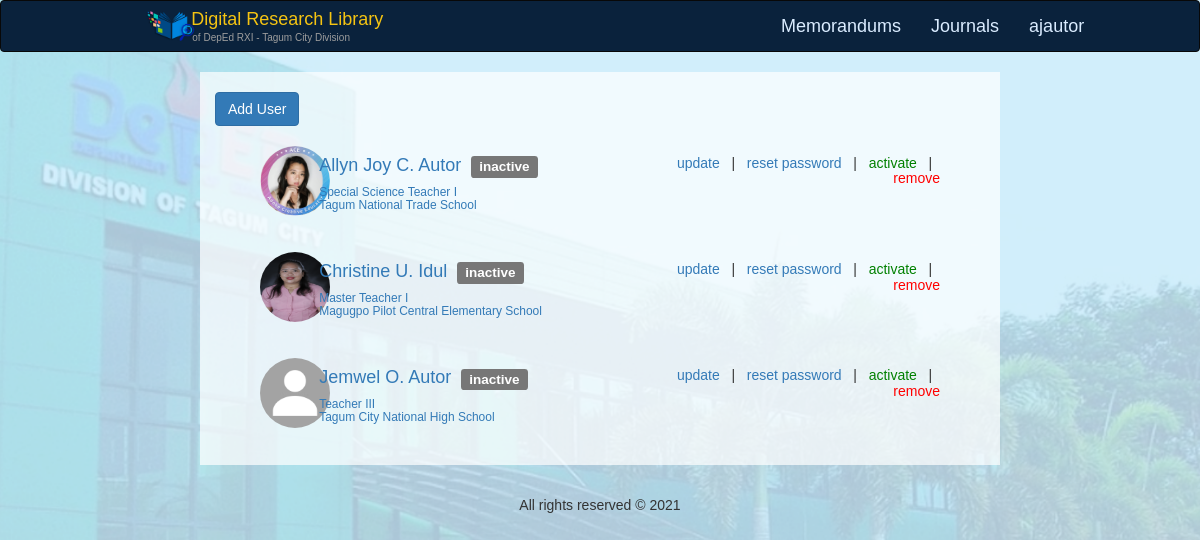
Before: /pages/user_list.php (signed in) with the older database file.
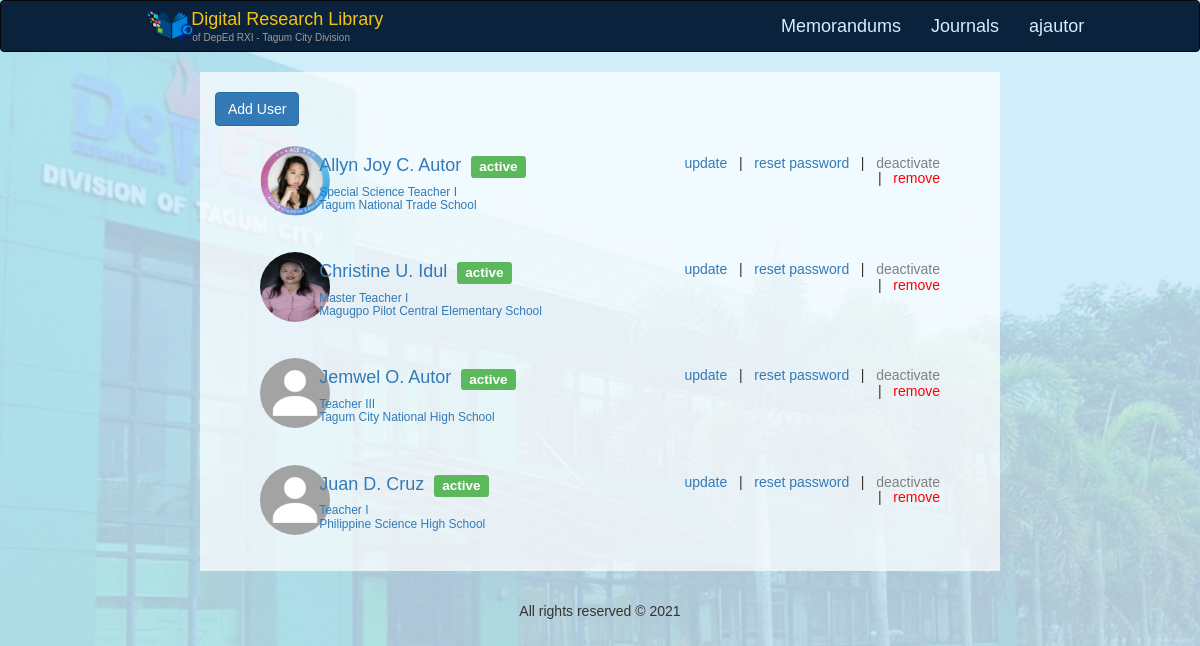
After: the same page with the newer database file.
### tables this page shows
CREATE TABLE `user` (
  `user_id` int(255) NOT NULL,
  `user_username` varchar(1024) NOT NULL,
  `user_password` varchar(1024) NOT NULL,
  `user_first_name` varchar(1024) NOT NULL,
  `user_middle_name` varchar(1024) NOT NULL,
  `user_last_name` varchar(1024) NOT NULL,
  `user_email_address` varchar(1024) NOT NULL,
  `user_designation` varchar(1024) NOT NULL,
  `user_office` varchar(1024) NOT NULL,
  `user_type` tinyint(255) NOT NULL COMMENT '1:admin, 0:normal user',
  `user_pwd_state` tinyint(4) NOT NULL COMMENT '1: updated, 0: default',
  `user_active_state` int(255) NOT NULL COMMENT '0 - deactivated; 1 - activated',
  `user_profile_picture` varchar(1024) NOT NULL
);

### pages/user_list.php (the view, shortened to what this page needs)
<?php
include "../database/db_config.php";
?>
<DOCTYPE! html>
<html>
	<head>
		<link rel="stylesheet" href="https://cdnjs.cloudflare.com/ajax/libs/font-awesome/4.7.0/css/font-awesome.min.css">
		<link rel="stylesheet" type="text/css" href="../bootstrap-3.3.7-dist/css/bootstrap.css">
		<link rel="stylesheet" type="text/css" href="../bootstrap-3.3.7-dist/css/bootstrap.min.css">
		<link rel="stylesheet" type="text/css" href="../css/body_css.css">
        <link rel="stylesheet" type="text/css" href="../css/footer_css.css">
        <link rel="stylesheet" type="text/css" href="../css/nav_css.css">
	</head>
	<body class="bg-light">
		<nav class="navbar navbar-inverse" >
		  	<div class="container-fluid col-md-10 col-md-offset-1">
			    <div class="navbar-header col-sm-6">
			      	<a class="navbar-brand nav_title_a col-sm-12" href="<?=(!isset($_SESSION['user']))? "index.php" : "homepage.php"?>">
			      		<span class="col-sm-1"><img   src="../images/logo1.png" height="30px" width="50px"></span>
			      			<span class="title_brand_nav col-sm-11" style="margin-top:-2px;">
			      				&nbsp; Digital Research Library
			      			</span>
			      			<br>
			      			<h6 class="title_nav_p col-sm-11" style="margin-top:1px;font-size:10px;">
			      				&nbsp;&nbsp;&nbsp;&nbsp;of DepEd RXI - Tagum City Division
			      			</h6>
			      	</a>
			    </div>
			    <ul class="nav navbar-nav navbar-right">
			    	<li class="title_brand"><a class="title_brand" href="memorandum.php">Memorandums</a></li>
			    	<li class="title_brand"><a class="title_brand" href="journals.php">Journals</a></li>
                    <li class="dropdown title_brand">
                        <a href="#" class="dropbtn title_brand"><?= $_SESSION['user'] ?></a>
                    </li>
			    </ul>
		  	</div>
		</nav>
		<div class="container-fluid text-center">
		  	<div class="row content">
			    <div class="col-sm-2 sidenav">
			    </div>
			    <div class="col-sm-8 center-div body_middle" >
			      	<div class="center_content" >
				    	<br>
						<div class="text-justify">
							<button type="button" class="btn btn-primary " data-toggle="modal" data-target="#AddUserModal" data-whatever="AddUser">
								Add User
							</button>
						</div>
						<br>
						<?php
						$query = "SELECT * FROM user ORDER BY user_first_name";
						if ($result = $db->query($query)) {
							$profileDir = "../images/profile_pictures/";
							$defaultImg = "default_profile_picture.jpg";
							while ($row = $result->fetch_assoc()) {
								$userFullname = $row['user_first_name']." ".$row['user_middle_name'][0].". ".$row['user_last_name'];
								$userImage = empty($row['user_profile_picture']) ? $defaultImg : $row['user_profile_picture'];
								$isUserActive = ($row['user_active_state'] == "1");
								$accStatusLabel = $isUserActive ? "<span class=\"label label-success\">active</span>" : "<span class=\"label label-default\">inactive</span>";
								$activateBtn = "";
								if ($isUserActive) {
									$activateBtn = "<a href=\"#ActivateUserModal\" data-toggle=\"modal\" data-target=\"#ActivateUserModal".$row['user_id']."\" data-whatever=\"ActivateUser\"style=\"color: gray;\">deactivate</a>";
								} else {
									$activateBtn = "<a href=\"#ActivateUserModal\" data-toggle=\"modal\" data-target=\"#ActivateUserModal".$row['user_id']."\" data-whatever=\"ActivateUser\" style=\"color: green;\">activate</a>";
								}
								echo "<div class=\"col-sm-12 text-justify\" >
									<a href=\"user_profile_view.php?userid=".$row['user_id']."\">
										<div class=\"col-sm-12\">
											<div class=\"col-sm-1\" >
												<img class=\"  img-circle \" src=\"".$profileDir.$userImage."\" onerror=\"this.src='".$profileDir.$defaultImg."'\" alt=\"profile\" width=\"70px\" height=\"70px\">
											</div>
											<div class=\"col-sm-6 \" style=\" \">
												<p class=\"h4\" style=\"\">".$userFullname."&nbsp;&nbsp;".$accStatusLabel."</p>
												<p class=\"h6\">".$row['user_designation']."<br>". $row['user_office']." <br> </p>
											</div>
											<div class=\"col-sm-5 text-right h5\" style=\"\">
												<a href=\"#UpdateUserModal\" data-toggle=\"modal\" data-target=\"#UpdateUserModal".$row['user_id']."\" data-whatever=\"UpdateUser\">update</a>
												&nbsp;&nbsp;|&nbsp;&nbsp;
												<a href=\"#ResetUserModal\" data-toggle=\"modal\" data-target=\"#ResetUserModal".$row['user_id']."\" data-whatever=\"ResetUser\">reset password</a>
												&nbsp;&nbsp;|&nbsp;&nbsp;
												".$activateBtn."
												&nbsp;&nbsp;|&nbsp;&nbsp;
												<a href=\"#RemoveUserModal\" data-toggle=\"modal\" data-target=\"#RemoveUserModal".$row['user_id']."\" data-whatever=\"RemoveUser\" style=\"color: red;\">remove</a>
											</div>
										</div>
									</a>
									<p> &nbsp;</p>
								</div>";
							}
						} else {
							echo "<p> No users yet.</p>";
						}
						?>
					</div>
			    </div>
			    <div class="col-sm-2 sidenav">
			    </div>
		  </div>
		</div>
		<div class="footer text-center">
			<p>&nbsp;</p>
		    <p class="">All rights reserved &copy; 2021</p>
		    <p>&nbsp;</p>
		</div>
	</body>
</html>

### css/body_css.css (style rules this page uses)
html { height: 100%; margin: 0; }
* { box-sizing: border-box; }
body { margin: 0; font-family: Arial, Helvetica, sans-serif; background-color: #f0f0ff; background-image: url('../images/bg2.png'); background-attachment: fixed; background-position: center; background-repeat: no-repeat; background-size: cover; width: 100%; }
.navbar-header, nav, .navbar { color: black; }
.navbar { background-color: #0a223c; }
.nav_title_a { margin-top: -5px; }
.title_brand_nav, .nav { font: Helvetica; color: #f5c412; }
.title_brand { font: Helvetica; color: #f5c412; font-size: 18px; }
li.title_brand a.title_brand { font: Helvetica; color: #daecff; font-size: 18px; }
.body_middle { background: rgba(255, 255, 255, 0.7) }

### css/nav_css.css (style rules this page uses)
body { margin: 0; font-family: Arial, Helvetica, sans-serif; }
.dropdown { position: relative; display: inline-block; }

Changed rows visible on the page:
changed user "Allyn Joy C. Autor": user_active_state "inactive" → "active"; text "activate" → "deactivate"
changed user "Christine U. Idul": user_active_state "inactive" → "active"; text "activate" → "deactivate"
changed user "Jemwel O. Autor": user_active_state "inactive" → "active"; text "activate" → "deactivate"
added user: userFullname "Juan D. Cruz", user_active_state "active", user_designation "Teacher I", user_office "Philippine Science High School"
